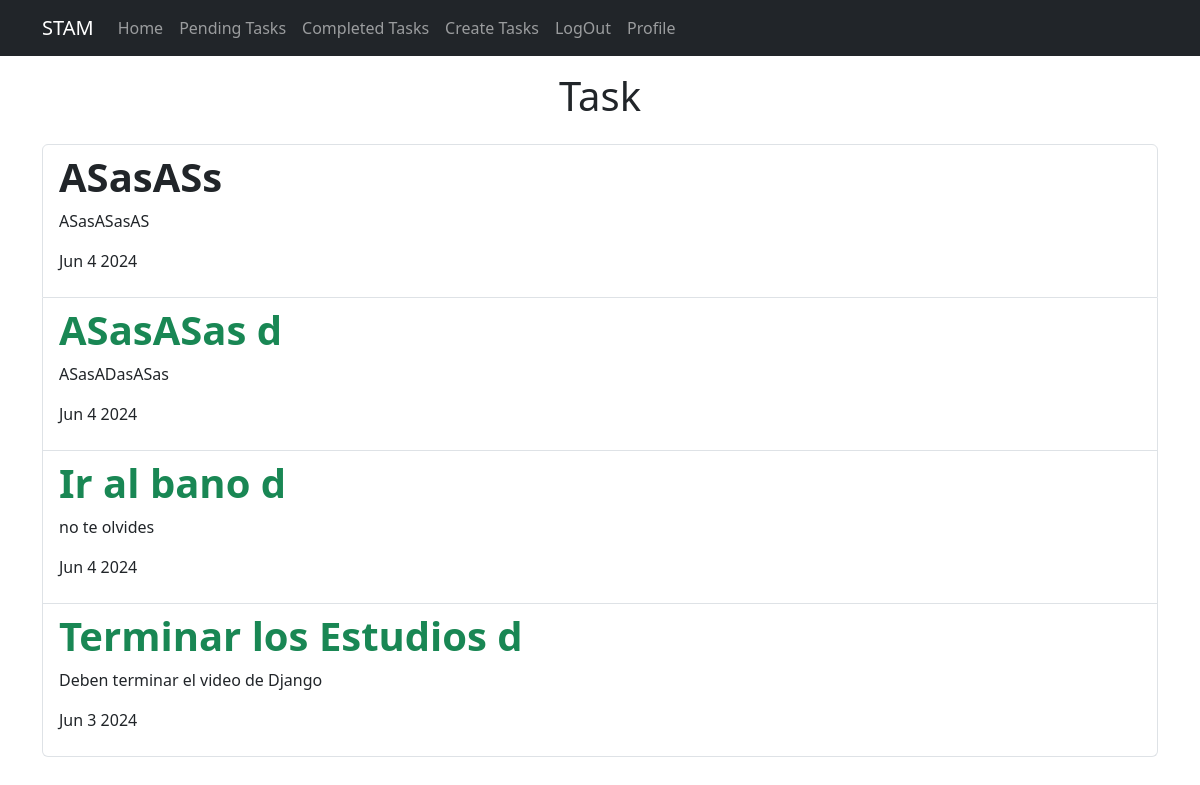
The app's page /tasks_completed/ (signed in) with its own data.
### tasks/models.py (models this page shows, shortened)
class Task(models.Model):
    title = models.CharField(max_length=200)
    description = models.TextField(blank=True)
    created = models.DateTimeField(auto_now_add=True)
    datecompleted = models.DateTimeField(null=True, blank=True)
    important = models.BooleanField(default=False)
    user = models.ForeignKey(User, on_delete=models.CASCADE)

### tasks/views.py (the view)
# urls.py: path('tasks_completed/', views.tasks_completed, name='tasks_completed'),
@login_required
def tasks_completed(request):
    tasks = Task.objects.filter(user=request.user, datecompleted__isnull=False).order_by('-datecompleted')
    return render(request, 'tasks.html', {'tasks': tasks})

### tasks/templates/tasks.html
{% extends "base.html" %}
{% block content %}
   <main class='container'>
    <section class="card-body">
      <div class="row">
          <div class="md-8">
            <h1 class='text-center py-3'>Task</h1>
                <ul class='list-group'>
                    {% for task in  tasks%}
                        <a class='list-group-item' href="{% url 'task_detail' task.id %}">
                            <header class="d-flex justify-content-between">
                              {% if task.important %}
                                  <h1 class="fw-bold text-success">{{task.title}}</h1>
                              {% else %}
                                  <h1 class="fw-bold">{{task.title}}</h1>
                              {% endif %}
                            </header>
                            <p>{{task.description}}</p>
                            <p>{{task.datecompleted|date:'M j Y'}}</p>
                        </a>
                    {% endfor %}
                </ul>
          </div>
      </div>
      </section>
  </main>
{% endblock %}

### records on screen
Task: title "ASasASs", description "ASasASasAS", datecompleted "Jun 4 2024"
Task: title "ASasASas d", description "ASasADasASas", datecompleted "Jun 4 2024"
Task: title "Ir al bano d", description "no te olvides", datecompleted "Jun 4 2024"
Task: title "Terminar los Estudios d", description "Deben terminar el video de Django", datecompleted "Jun 3 2024"
